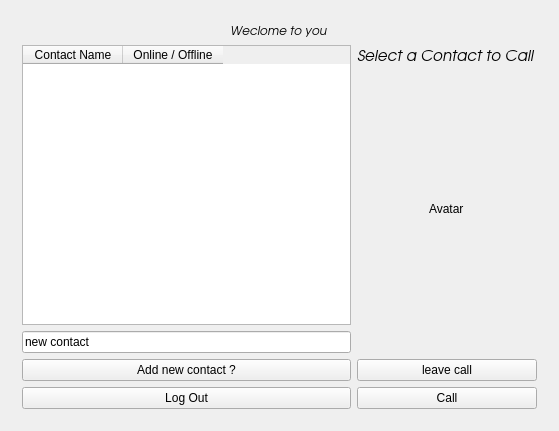
<?xml version="1.0" encoding="UTF-8"?>
<ui version="4.0">
 <class>MainWindow</class>
 <widget class="QMainWindow" name="MainWindow">
  <property name="geometry">
   <rect>
    <x>0</x>
    <y>0</y>
    <width>559</width>
    <height>431</height>
   </rect>
  </property>
  <property name="windowTitle">
   <string>MainWindow</string>
  </property>
  <widget class="QWidget" name="centralWidget">
   <layout class="QGridLayout" name="gridLayout">
    <item row="0" column="0">
     <widget class="QStackedWidget" name="uiPages">
      <property name="currentIndex">
       <number>2</number>
      </property>
      <widget class="QWidget" name="ConnectionPage">
       <layout class="QGridLayout" name="gridLayout_3">
        <item row="2" column="1">
         <layout class="QVBoxLayout" name="verticalLayout">
          <item alignment="Qt::AlignHCenter|Qt::AlignVCenter">
           <widget class="QLabel" name="labelIp">
            <property name="text">
             <string>IP :</string>
            </property>
           </widget>
          </item>
          <item alignment="Qt::AlignHCenter">
           <widget class="QLineEdit" name="lineIp">
            <property name="text">
             <string/>
            </property>
           </widget>
          </item>
          <item alignment="Qt::AlignHCenter|Qt::AlignVCenter">
           <widget class="QLabel" name="labelPort">
            <property name="text">
             <string>Port:</string>
            </property>
           </widget>
          </item>
          <item alignment="Qt::AlignHCenter">
           <widget class="QLineEdit" name="linePort">
            <property name="text">
             <string/>
            </property>
           </widget>
          </item>
          <item alignment="Qt::AlignHCenter">
           <widget class="QPushButton" name="buttonConnect">
            <property name="text">
             <string>Connect</string>
            </property>
           </widget>
          </item>
         </layout>
        </item>
        <item row="1" column="1">
         <layout class="QVBoxLayout" name="verticalLayout_5">
          <item alignment="Qt::AlignHCenter">
           <widget class="QLabel" name="labelFirstPage">
            <property name="font">
             <font>
              <family>URW Gothic L</family>
              <pointsize>16</pointsize>
              <italic>true</italic>
             </font>
            </property>
            <property name="text">
             <string>Babel Project</string>
            </property>
           </widget>
          </item>
         </layout>
        </item>
       </layout>
      </widget>
      <widget class="QWidget" name="LoginRegisterPage">
       <layout class="QGridLayout" name="gridLayout_2">
        <item row="0" column="0">
         <layout class="QVBoxLayout" name="verticalLayout_1">
          <item>
           <widget class="QLabel" name="labelLogo">
            <property name="font">
             <font>
              <family>URW Gothic L</family>
              <pointsize>12</pointsize>
              <italic>true</italic>
             </font>
            </property>
            <property name="text">
             <string>BabelProject</string>
            </property>
            <property name="alignment">
             <set>Qt::AlignCenter</set>
            </property>
           </widget>
          </item>
          <item>
           <layout class="QVBoxLayout" name="verticalLayout_2">
            <property name="spacing">
             <number>12</number>
            </property>
            <property name="leftMargin">
             <number>5</number>
            </property>
            <property name="topMargin">
             <number>5</number>
            </property>
            <property name="rightMargin">
             <number>5</number>
            </property>
            <property name="bottomMargin">
             <number>5</number>
            </property>
            <item alignment="Qt::AlignHCenter">
             <widget class="QLineEdit" name="lineUsername">
              <property name="font">
               <font>
                <family>URW Gothic L</family>
                <italic>true</italic>
               </font>
              </property>
              <property name="text">
               <string>username</string>
              </property>
              <property name="alignment">
               <set>Qt::AlignCenter</set>
              </property>
             </widget>
            </item>
            <item alignment="Qt::AlignHCenter|Qt::AlignVCenter">
             <widget class="QLineEdit" name="linePassword">
              <property name="font">
               <font>
                <family>URW Gothic L</family>
                <italic>true</italic>
               </font>
              </property>
              <property name="text">
               <string>password</string>
              </property>
              <property name="echoMode">
               <enum>QLineEdit::Password</enum>
              </property>
              <property name="alignment">
               <set>Qt::AlignCenter</set>
              </property>
             </widget>
            </item>
            <item alignment="Qt::AlignHCenter">
             <widget class="QRadioButton" name="radioButtonShowPassword">
              <property name="text">
               <string>Show password</string>
              </property>
             </widget>
            </item>
            <item alignment="Qt::AlignHCenter">
             <widget class="QLabel" name="labelUserDoesntExist">
              <property name="font">
               <font>
                <family>URW Gothic L</family>
                <italic>true</italic>
               </font>
              </property>
              <property name="text">
               <string>User doesn't exist !</string>
              </property>
             </widget>
            </item>
            <item alignment="Qt::AlignHCenter">
             <widget class="QLabel" name="labelUserWrongPassword">
              <property name="font">
               <font>
                <family>URW Gothic L</family>
                <italic>true</italic>
               </font>
              </property>
              <property name="text">
               <string>Wrong password.</string>
              </property>
             </widget>
            </item>
            <item alignment="Qt::AlignHCenter">
             <widget class="QLabel" name="labelUserIsAlreadyExist">
              <property name="font">
               <font>
                <family>URW Gothic L</family>
                <italic>true</italic>
               </font>
              </property>
              <property name="text">
               <string>This username is already in use.</string>
              </property>
             </widget>
            </item>
            <item alignment="Qt::AlignHCenter">
             <widget class="QLabel" name="labelUserIsAlreadyOn">
              <property name="font">
               <font>
                <family>URW Gothic L</family>
                <italic>true</italic>
               </font>
              </property>
              <property name="text">
               <string>This user is actually online</string>
              </property>
             </widget>
            </item>
            <item alignment="Qt::AlignHCenter">
             <widget class="QPushButton" name="buttonLogin">
              <property name="text">
               <string>Login</string>
              </property>
             </widget>
            </item>
            <item alignment="Qt::AlignHCenter">
             <widget class="QPushButton" name="buttonRegister">
              <property name="text">
               <string>Register</string>
              </property>
             </widget>
            </item>
           </layout>
          </item>
         </layout>
        </item>
       </layout>
      </widget>
      <widget class="QWidget" name="LoggedPage">
       <layout class="QGridLayout" name="gridLayout_3">
        <item row="1" column="1">
         <layout class="QHBoxLayout" name="horizontalLayout_3">
          <item>
           <layout class="QVBoxLayout" name="verticalLayout_3">
            <property name="sizeConstraint">
             <enum>QLayout::SetFixedSize</enum>
            </property>
            <item>
             <widget class="QTableWidget" name="tableContactList">
              <property name="layoutDirection">
               <enum>Qt::LeftToRight</enum>
              </property>
              <column>
               <property name="text">
                <string>Contact Name</string>
               </property>
              </column>
              <column>
               <property name="text">
                <string>Online / Offline</string>
               </property>
              </column>
             </widget>
            </item>
            <item>
             <widget class="QLineEdit" name="lineAddContact">
              <property name="text">
               <string>new contact</string>
              </property>
             </widget>
            </item>
            <item>
             <widget class="QPushButton" name="buttonAddContact">
              <property name="text">
               <string>Add new contact ?</string>
              </property>
             </widget>
            </item>
            <item>
             <widget class="QPushButton" name="buttonLogOut">
              <property name="text">
               <string>Log Out</string>
              </property>
             </widget>
            </item>
           </layout>
          </item>
          <item>
           <layout class="QVBoxLayout" name="verticalLayout_4">
            <item alignment="Qt::AlignHCenter|Qt::AlignTop">
             <widget class="QLabel" name="labelContactSelected">
              <property name="font">
               <font>
                <family>URW Gothic L</family>
                <pointsize>11</pointsize>
                <italic>true</italic>
               </font>
              </property>
              <property name="autoFillBackground">
               <bool>true</bool>
              </property>
              <property name="text">
               <string>Select a Contact to Call</string>
              </property>
             </widget>
            </item>
            <item alignment="Qt::AlignHCenter|Qt::AlignTop">
             <widget class="QLabel" name="labelContactAvatar">
              <property name="text">
               <string>Avatar</string>
              </property>
             </widget>
            </item>
            <item>
             <widget class="QPushButton" name="buttonLeaveCall">
              <property name="text">
               <string>leave call</string>
              </property>
             </widget>
            </item>
            <item>
             <layout class="QHBoxLayout" name="horizontalLayout_2">
              <item>
               <widget class="QPushButton" name="buttonCall">
                <property name="minimumSize">
                 <size>
                  <width>180</width>
                  <height>0</height>
                 </size>
                </property>
                <property name="text">
                 <string>Call</string>
                </property>
               </widget>
              </item>
             </layout>
            </item>
           </layout>
          </item>
         </layout>
        </item>
        <item row="0" column="1" alignment="Qt::AlignHCenter">
         <widget class="QLabel" name="labelWelcomeUserName">
          <property name="font">
           <font>
            <family>URW Gothic L</family>
            <italic>true</italic>
           </font>
          </property>
          <property name="text">
           <string>Weclome to you</string>
          </property>
         </widget>
        </item>
       </layout>
      </widget>
     </widget>
    </item>
   </layout>
  </widget>
 </widget>
 <layoutdefault spacing="6" margin="11"/>
 <resources/>
 <connections/>
</ui>
